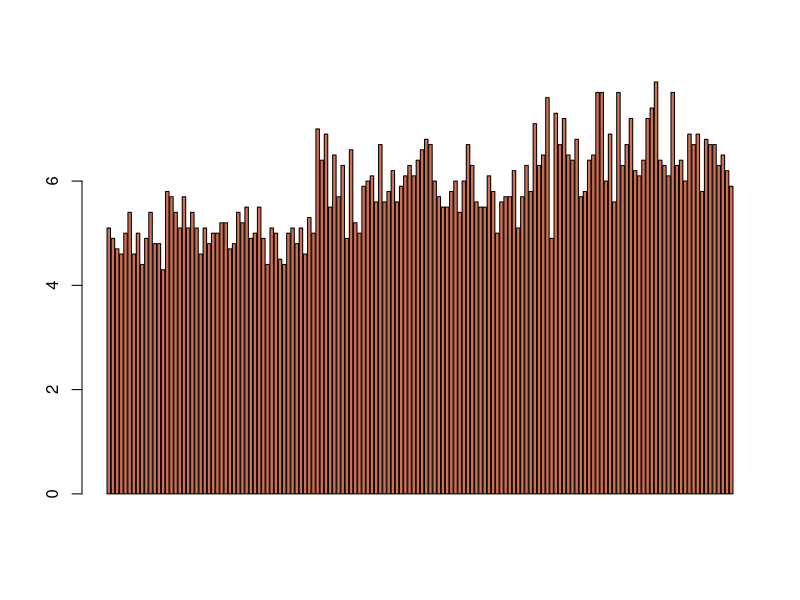
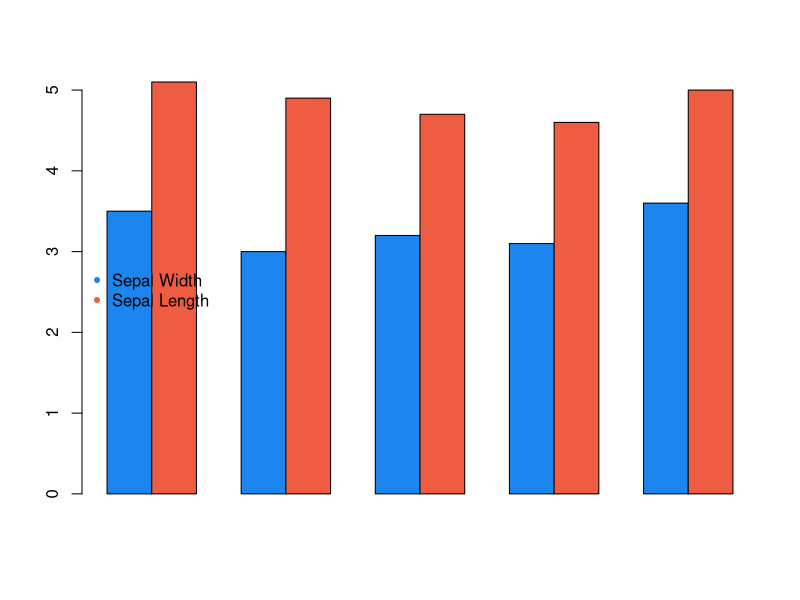

The R source for these figures, in order:

# Simple barplot ----------------------------------------------------------

data <- iris$Sepal.Length
barplot(data,horiz = F,col = c("salmon3")) 
nlevels(factor(data))

# Grouped barplot ---------------------------------------------------------

data <- matrix(0,2,5)
data[1,] <- iris$Sepal.Width[seq(1,5)]
data[2,] <- iris$Sepal.Length[seq(1,5)]
print(data)
barplot(data, beside=T,col = c("dodgerblue2","tomato2"))
legend("left", c("Sepal Width","Sepal Length"), pch=20, 
       col=c("dodgerblue2","tomato2"), 
       bty="n")
dev.off()

